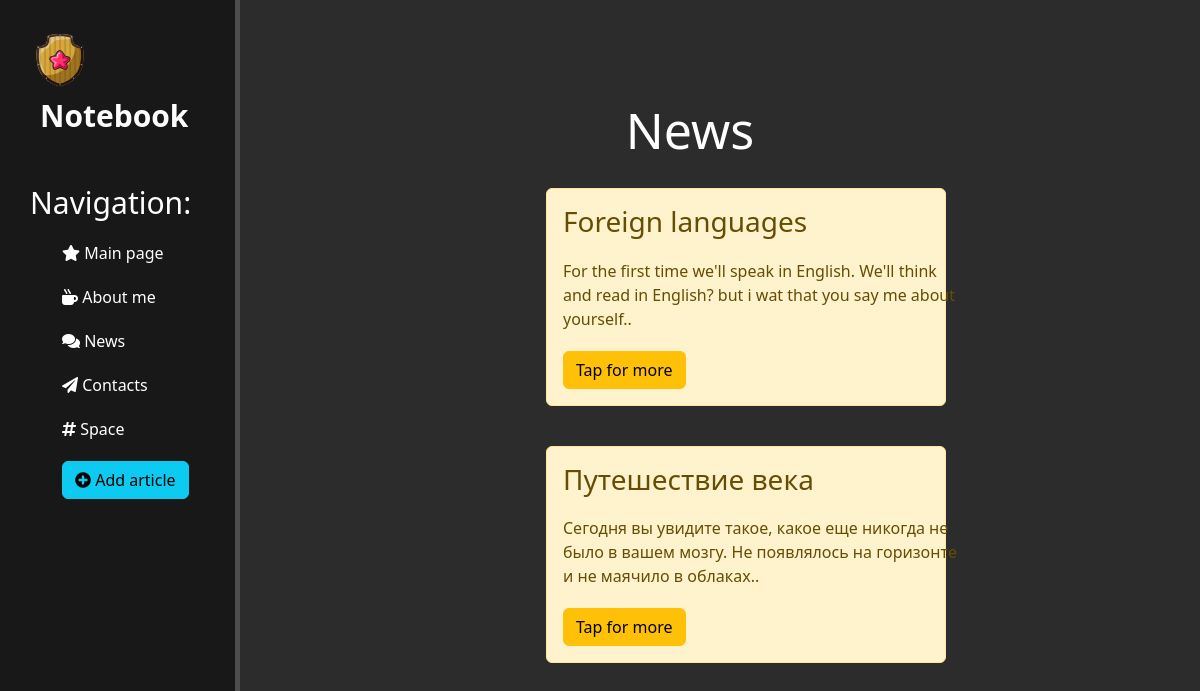
The page /news/ on the database as committed earlier.
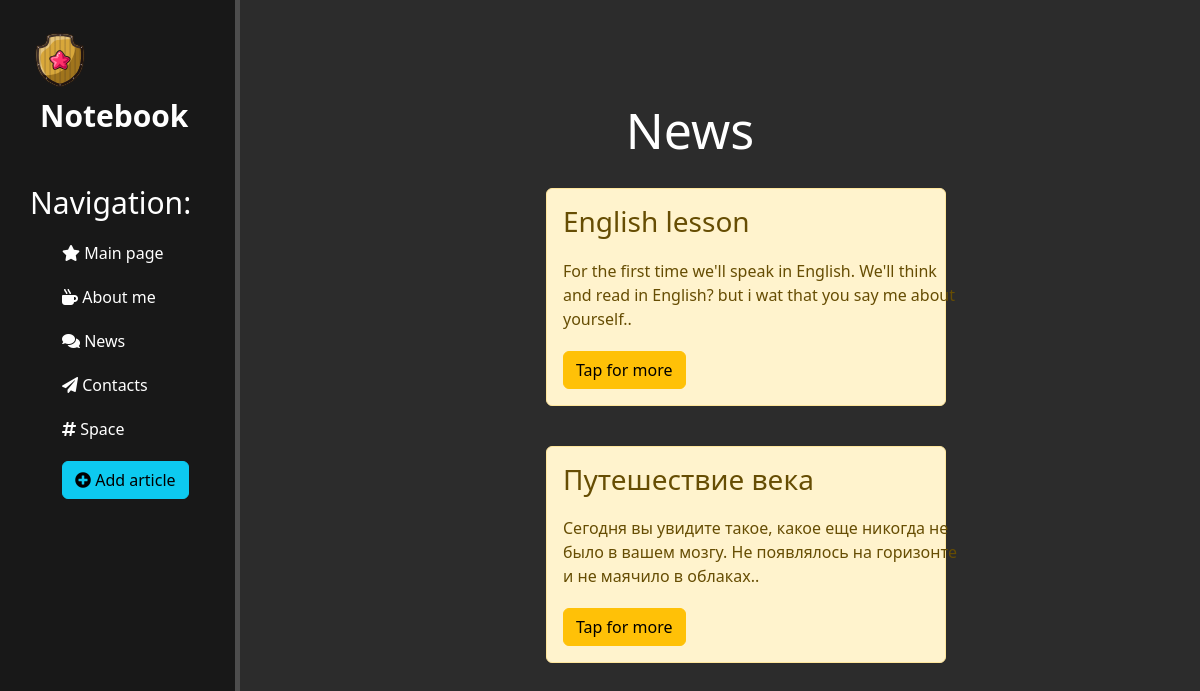
The same page on the database as committed later.
### news/models.py (models this page shows, shortened)
class Article(models.Model):  # 1. создаем класс для базы данных
    title = models.CharField('Title',  max_length=50)  # 2.1 строка до 250 символов
    anons = models.CharField('Notification',  max_length=250)
    full_text = models.TextField('Article')  # 2.2 строка больше 250 символов
    date = models.DateTimeField('Дата публикации')  # 2.3 дата и время
    class Meta:
        verbose_name = 'Новость'
        verbose_name_plural = 'Новости'

### news/views.py (the view)
# urls.py: path('', views.news_home, name='news_home'),  # 2. пишем путь к функции к странице с новостями в приложении news
def news_home(request):
    news = Article.objects.order_by('-date') [:2]  # 2.2 сортировка по дате публикации, срез - 2 записи
    return render (request, 'news/news_home.html', {'news': news})

### news/templates/news/news_home.html (shortened to what this page needs)
{% extends 'main/layout.html' %}
{% block content %}
    <div class="features">
        <h1>News</h1>
        {% if news %}
            {% for el in news %}
                <div class="alert alert-warning">
                    <h3>{{ el.title }}</h3>
                    <p>{{ el.full_text }}</p>
                    <a href="{% url 'news-detail' el.id %}" class="btn btn-warning">Tap for more</a>
                </div>
            {% endfor %}
        {% else %}
            <p> У вас нет записей! </p>
        {% endif %}
    </div>
{% endblock %}

Rows that differ between the two databases and show on the page:
removed Article: title "Foreign languages", full_text "For the first time we'll speak in English. We'll think and read in English? but i wat that you say me about yourself.."
added Article: title "English lesson", full_text "For the first time we'll speak in English. We'll think and read in English? but i wat that you say me about yourself.."
